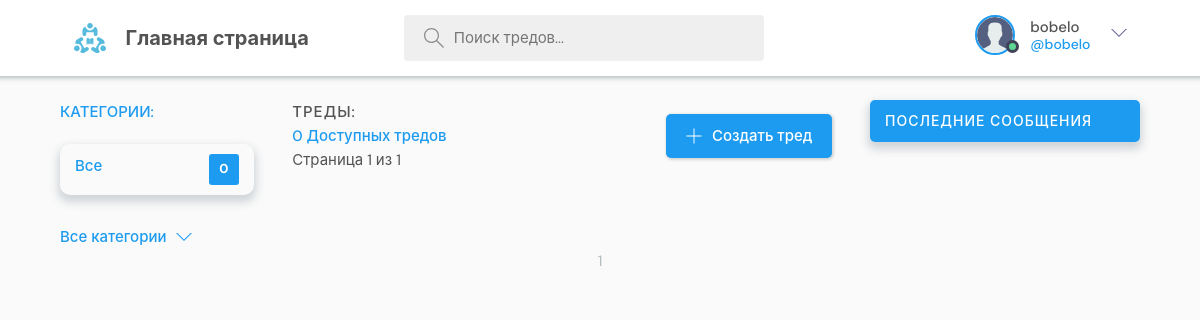
/ (signed in), run on the app's committed database.
### base/models.py (models this page shows, shortened)
class User(AbstractBaseUser, PermissionsMixin):
    name = models.CharField(max_length=200, null=True, verbose_name="Имя")
    username = models.CharField(
        max_length=50, null=True, verbose_name="Никнейм", unique=True)
    email = models.EmailField(null=True, unique=True)
    bio = models.TextField(null=True, blank=True)
    avatar = models.ImageField(null=True, default="avatar.svg", blank=True)
    is_staff = models.BooleanField(default=False)
    is_active = models.BooleanField(default=False)
    objects = CustomUserManager()
    USERNAME_FIELD = 'email'
    REQUIRED_FIELDS = ['name','username','bio']

### base/views.py (the view)
# urls.py: path('', views.home, name='home'),
def home(request):
    q = request.GET.get('q') if request.GET.get('q') != None else ''
    rooms = Room.objects.filter(
        Q(topic__name__icontains=q) |
        Q(name__icontains=q) |
        Q(description__icontains=q)
    )
    paginator = Paginator(rooms, 3)
    page_number = request.GET.get('page')
    page_obj = paginator.get_page(page_number)
    rooms_all = Room.objects.all()
    rooms_count = rooms.count()
    topics = Topic.objects.all()[0:5]
    room_messages = Message.objects.filter(
        Q(room__topic__name__icontains=q))[0:4]
    context = {'rooms': rooms, 'topics': topics, 'rooms_count': rooms_count,
               'room_messages': room_messages, 'rooms_all': rooms_all,
               'page_obj': page_obj}
    return render(request, 'base/home.html', context)

### base/templates/base/home.html (shortened to what this page needs)
{% extends 'main.html' %}
{% block content %}
<main class="layout layout--3">
  <div class="container">
    {% include 'base/topics_component.html' %}
    <div class="roomList">
      <div class="roomList__header">
        <div>
          <h2>Треды:</h2>
          <p>{{page_obj.paginator.count}} Доступных тредов</p>
          <span class="step-links">
            <span class="current">
              Страница {{ page_obj.number }} из {{ page_obj.paginator.num_pages }}
            </span>
          </span>
        </div>
        <a class="btn btn--main" href="{% url 'create-room' %}">
          <svg version="1.1" xmlns="http://www.w3.org/2000/svg" width="32" height="32" viewBox="0 0 32 32">
            <title>add</title>
            <path
              d="M16.943 0.943h-1.885v14.115h-14.115v1.885h14.115v14.115h1.885v-14.115h14.115v-1.885h-14.115v-14.115z">
            </path>
          </svg>
          Создать тред
        </a>
      </div>
    </div>
    {% include 'base/activity_component.html' %}
  </div>
  <div class="pagination">
    <span class="step-links">
      <ul id="menu">
        {% for p in page_obj.paginator.page_range %}
        {% if page_obj.number == p %}
        <li>{{ p }}</li>
        {% else %}
        <li><a href="?page={{ p }}">{{ p }}</a></li>
        {% endif %}
        {% endfor %}
      </ul>
    </span>
  </div>
</main>
{% endblock content %}

### templates/navbar.html (shortened to what this page needs)
{% load static %}
<header class="header header--loggedIn">
    <div class="container">
        <a href="{% url 'home' %}" class="header__logo">
            <img src="{% static 'images/logo.svg' %}" />
            <h1>Главная страница</h1>
        </a>
        <form method="GET" action="{% url 'home' %}" class="header__search">
            <label>
                <input name="q" placeholder="Поиск тредов..." />
            </label>
        </form>
        <nav class="header__menu">
            {% if request.user.is_authenticated %}
            <div class="header__user">
                <a href="{% url 'user-profile' request.user.id %}">
                    <div class="avatar avatar--medium active">
                        <img src="{{request.user.avatar.url}}" />
                    </div>
                    <p>{{request.user.name}} <span>@{{request.user.username}}</span></p>
                </a>
                <button class="dropdown-button">
                    <svg version="1.1" xmlns="http://www.w3.org/2000/svg" width="32" height="32" viewBox="0 0 32 32">
                        <title>chevron-down</title>
                        <path d="M16 21l-13-13h-3l16 16 16-16h-3l-13 13z"></path>
                    </svg>
                </button>
            </div>
            {% else %}
            <a href="{% url 'login' %}">
                <img src="{% static 'images/avatar.svg' %}"/>
                <p>Login</p>
            </a>
            {% endif %}
        </nav>
    </div>
</header>

### static/styles/style.css (style rules this page uses)
:root { --color-main: #1d9bf0; --color-twitter: #71c6dd; --color-main-hover: #238dd3; --color-main-light: #e1f6fb; --color-dark: #3f4156; --color-dark-medium: #51546e; --color-dark-light: #696d97; --color-light: #e5e5e5; --color-gray: #8b8b8b; --color-light-gray: #b2bdbd; --color-bg: #2d2d39; --color-success: #5dd693; --color-error: #fc4b0b; --color-black: #535353; --color-white: #ffffff; --color-almost-white: #fafafa; --color-search: #efefef; }
* { font-family: "DM Sans", -apple-system, BlinkMacSystemFont, "Segoe UI", Roboto, Oxygen, Ubuntu, Cantarell, "Open Sans", "Helvetica Neue", sans-serif; margin: 0; padding: 0; box-sizing: border-box; text-rendering: optimizeLegibility; font-size: inherit; }
html { font-size: 56.25%; }
@media only screen and (min-width: 1200px) { html { font-size: 62.5%; } }
body { line-height: 1.6; font-weight: 400; font-size: 1.5rem; color: var(--color-light-gray); background-color: var(--color-almost-white); min-height: 100vh; }
img { width: 100%; }
a { display: inline-block; color: var(--color-main); text-decoration: none; }
.container { max-width: 120rem; width: 90%; margin: auto; }
.btn { background-color: transparent; border: none; display: inline-flex; align-items: center; gap: 1rem; cursor: pointer; transition: all ease-in-out 0.3s; padding: 1rem 2rem; border-radius: 5px; box-shadow: 1px 1px 3px 1px rgba(0, 0, 0, 0.15); font-weight: 500; }
.btn--main { background-color: var(--color-main); color: var(--color-white); }
.btn > svg { fill: currentColor; width: 1.6rem; height: 1.6rem; }
.avatar { position: relative; display: inline-block; border-radius: 50%; border: 2px solid var(--color-main); }
.avatar img { display: block; border-radius: 50%; object-fit: cover; object-position: center; }
.avatar::after { content: ""; display: block; position: absolute; background-color: var(--color-gray); z-index: 111; border-radius: 50%; border: 0.3rem solid var(--color-dark); }
.avatar.active::after { background-color: var(--color-success); }
.avatar.avatar--medium img { width: 3.6rem; height: 3.6rem; border-radius: 50%; }
.avatar.avatar--medium:after { width: 0.7rem; height: 0.7rem; bottom: 0px; right: -6px; }
.header { padding: 1.5rem; background-color: var(--color-white); box-shadow: 0px -10px 5px 12px var(--color-light-gray); }
.header > .container { display: flex; gap: 9.5rem; }
.header__logo, .header__user { display: flex; gap: 2rem; align-items: center; }
.header__logo > img { height: 3.2rem; width: 3.2rem; }
.header__logo > h1 { font-weight: 700; font-size: 2rem; color: var(--color-black); }
.header__search > label { background-color: var(--color-search); padding: 1.3rem 1rem; display: flex; align-items: center; gap: 1rem; border-radius: 4px; }
.header__search svg { fill: var(--color-gray); width: 2rem; height: 2rem; margin-left: 1rem; }
.header__search input { width: 30rem; background: transparent; border: none; outline: none; color: var(--color-gray); }
.header__menu { margin-left: auto; position: relative; }
.header__menu a { display: flex; gap: 1.5rem; align-items: center; font-weight: 500; text-decoration: none; color: var(--color-gray); }
.header__menu img { height: 3.6rem; }
.header__menu p { line-height: 1.2; color: var(--color-black); }
.header__menu span { color: var(--color-main); font-weight: 500; font-size: 1.4rem; display: block; }
.header__menu svg { width: 1.6rem; height: 1.6rem; fill: var(--color-dark-light); }
.dropdown-button { background: transparent; border: 0; outline: 0; cursor: pointer; }
.layout { margin-top: 2.4rem; }
.layout > .container { display: flex; justify-content: space-between; align-items: flex-start; }
.layout--3 > .container > div:nth-child(2) { flex-basis: 50%; }
.roomList__header { display: flex; justify-content: space-between; align-items: center; margin-bottom: 2.4rem; }
.roomList__header h2 { text-transform: uppercase; font-weight: 500; color: var(--color-black); letter-spacing: 1px; }
.roomList__header p { font-weight: 500; color: var(--color-main); }
.pagination { text-align: center; width: 300px; margin: 0 auto; height: 40px; }
ul#menu li { display: inline; }
.current { color: var(--color-black); }

### data on the page
User: user.avatar (placeholder picture), user.name "bobelo", user.username "bobelo"

### other printed values
{{ rooms_all.count }} "0"
{{ page_obj.paginator.count }} "0"
{{ page_obj.number }} "1"
{{ page_obj.paginator.num_pages }} "1"
{{ p }} "1"
